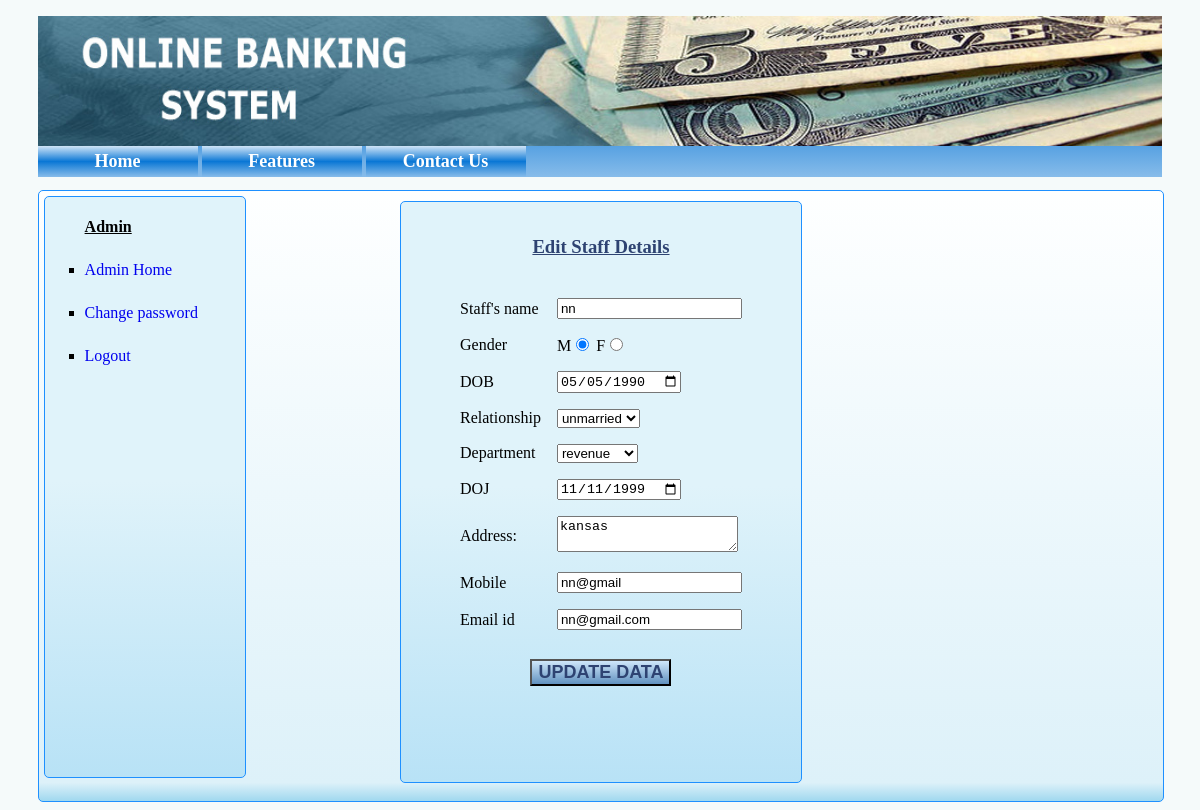
The app's page /editstaff.php?staff_id=1 (signed in) with its own data.
### tables this page shows
CREATE TABLE IF NOT EXISTS `staff` (
`id` int(5) NOT NULL,
  `name` varchar(255) NOT NULL,
  `dob` date NOT NULL,
  `relationship` varchar(255) NOT NULL,
  `department` varchar(255) NOT NULL,
  `doj` date NOT NULL,
  `address` varchar(255) NOT NULL,
  `mobile` varchar(11) NOT NULL,
  `email` varchar(255) NOT NULL,
  `pwd` varchar(32) NOT NULL,
  `gender` char(1) NOT NULL,
  `lastlogin` datetime NOT NULL
);

### editstaff.php (the view, shortened to what this page needs)
<!DOCTYPE html>
<?php
$id=  mysql_real_escape_string($_REQUEST['staff_id']);
$sql="SELECT * FROM `staff` WHERE id=$id";
$result=  mysql_query($sql) or die(mysql_error());
$rws=  mysql_fetch_array($result);
?>
<html>
    <head>
        <link rel="stylesheet" type="text/css" href="newcss.css"/>
    </head>
    <?php include 'header.php'; ?>
        <div class='content_addstaff'>
    <?php include 'admin_navbar.php'?>
                <div class='addstaff'>
                <form action="alter_staff.php" method="POST">
            <table align="center" >
                <tr><td colspan='2' align='center' style='color:#2E4372;'><h3><u>Edit Staff Details</u></h3></td></tr>
                <tr>
                    <td>Staff's name</td>
                    <td><input type="text" name="edit_name" value="<?php echo $rws[1];?>" required=""/></td>
                </tr>
                <tr>
                    <td>Gender</td>
                    <td>
                        M<input type="radio" name="edit_gender" value="M" <?php if($rws[10]=="M") echo "checked";?>/>
                        F<input type="radio" name="edit_gender" value="F" <?php if($rws[10]=="F") echo "checked";?>/>
                    </td>
                </tr>
                <tr>
                    <td>
                        DOB
                    </td>
                    <td>
                        <input type="date" name="edit_dob" value="<?php echo $rws[2];?>"/>
                    </td>
                </tr>
                <tr>
                    <td>Relationship</td>
                    <td>
                        <select name="edit_status">
                            <option <?php if($rws[3]=="unmarried") echo "selected";?>>unmarried</option>
                        </select>
                    </td>
                </tr>
                <tr>
                    <td>Department</td>
                    <td>
                        <select name="edit_dept">
                            <option <?php if($rws[4]=="revenue") echo "selected";?>>revenue</option>
                        </select>
                    </td>
                </tr>
                <tr>
                    <td>
                        DOJ
                    </td>
                    <td>
                        <input type="date" name="edit_doj" value="<?php echo $rws[5];?>"/>
                    </td>
                </tr>
                <tr>
                    <td>Address:</td>
                    <td><textarea name="edit_address"><?php echo $rws[6];?></textarea></td>
                </tr>
                    <td>Mobile</td>
                    <td><input type="text" name="edit_mobile" value="<?php echo $rws[7];?>" required=""/></td>
                <tr>
                    <td>Email id</td>
                    <td><input type="text" name="edit_mobile" value="<?php echo $rws[8];?>" required=""/></td>
                </tr>
                <tr>
                    <td colspan="2" align='center' style='padding-top:20px'><input type="submit" name="alter" value="UPDATE DATA" class='addstaff_button'/></td>
                </tr>
            </table>
        </form>
                </div>
                </div>
    </body>
</html>

### newcss.css (style rules this page uses)
body { background-color:#F9F6F4; background-color:#F5FAFA; font-family:verdana; }
.left_panel p,h3 { padding:6px; }
.right_panel p,h3 { padding:6px; }
.addstaff { height:95%; width:400px; background: linear-gradient(to bottom, rgba(224,243,250,1) 49%,rgba(184,226,246,1) 100%,rgba(182,223,253,1) 100%); border:1px solid dodgerblue; border-radius:5px; margin:5px; margin:auto; margin-top:10px; }
.addstaff td { padding:7px; }
.content_addstaff { height:610px; width:100%; border:1px solid dodgerblue; border-radius:5px; background: linear-gradient(to bottom, rgba(254,255,255,1) 0%,rgba(221,241,249,1) 97%,rgba(160,216,239,1) 100%); }
.addstaff_button { background: linear-gradient(to bottom, rgba(207,231,250,1) 0%,rgba(99,147,193,1) 98%,rgba(99,147,193,1) 100%); font-size:18px; color:#2E4372; font-weight: bold; cursor:pointer; }

### records on screen
staff: edit_name "nn", gender "☑", edit_dob "05/05/1990", edit_status "unmarried", edit_dept "revenue", edit_doj "11/11/1999", edit_address "kansas", edit_mobile "nn@gmail", edit_mobile "nn@gmail.com"
